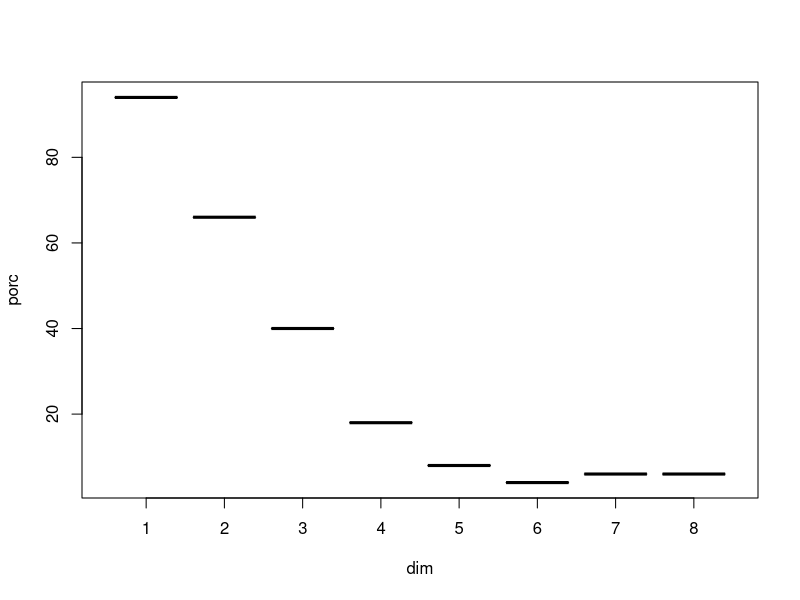

The R source for this figure:
registro = data.frame()
dimension = 8
for (dim in 1:dimension){
  for (potencia in 5:10) {
    duracion <- 2^potencia
    datos = numeric()
    repeticiones = 50
    for (replica in 1:repeticiones) {
      resultado = FALSE
      pos <- rep(0, dim)
      for (t in 1:duracion) {
        modificar = sample(1:dim, 1)
        if (runif(1) < 0.5) {
          pos[modificar] =  pos[modificar] + 1
        } else {
          pos[modificar] =  pos[modificar] - 1
        }
        if (all(pos == 0)) {
          resultado = TRUE
          break
        }
      }
      datos = c(datos, resultado)
    }
}
  porc = 100 * sum(datos) / repeticiones
  registro = rbind(registro, c(potencia, porc, dim))
}
names(registro) = c("pot", "porc", "dim")
boxplot(formula = porc ~ dim, data =  registro)

